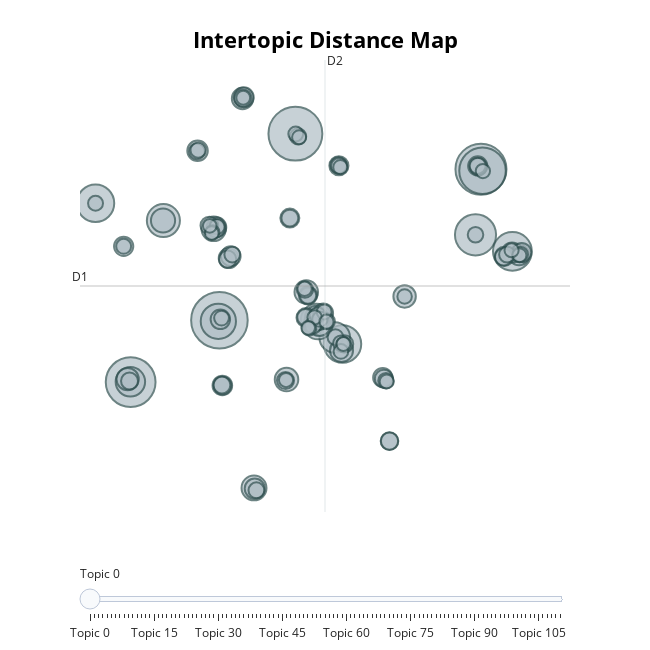

Here is the notebook cell this chart was saved with:
### Code cell
word_model.visualize_topics()
